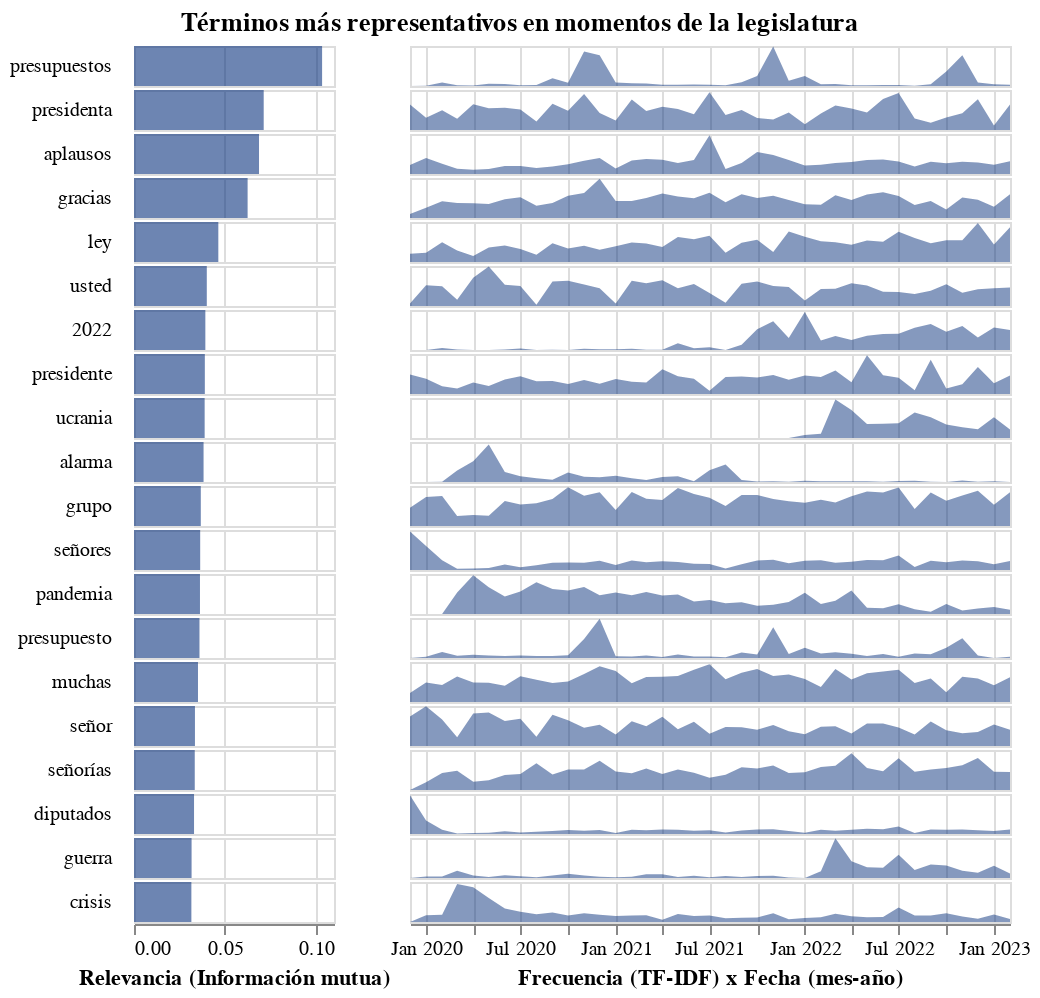

Notebook code cell kept with this figure:
### Code cell
chart_tfidf_fecha = base_fecha.transform_aggregate(
    mean_tf='mean(tfidf)',
    groupby=["term", "_fecha"]

).encode(
    row=alt.Row(
        "term:N",
        sort=alt.EncodingSortField(field="mi_fecha", op="mean", order="descending"),
        title="",
        spacing=0,
        header=None
    ),
    y=alt.Y('mean_tf:Q', axis=None),
    x=alt.X('yearmonth(_fecha):T', title="Frecuencia (TF-IDF) x Fecha (mes-año)")
).mark_area(
    color="#0d347f",
    opacity=0.5,
    height=20
).properties(height=20, width=300).resolve_scale(y="independent")

chart_fecha = alt.hconcat(
    chart_mi_fecha, chart_tfidf_fecha,
    spacing=0,
    title=alt.TitleParams(
        ["Términos más representativos en momentos de la legislatura"],
        align="center",
        anchor="middle"
    )
).resolve_scale(color="independent")

chart_fecha

### Figure 1 — Vega-Lite specification as saved in the notebook (floating-point values rounded to 4 significant figures; data arrays with more than 128 entries replaced by an {"elided": "..."} marker saying what was removed)
{"config": {"view": {"continuousWidth": 300, "continuousHeight": 300}}, "hconcat": [{"mark": {"type": "bar", "color": "#0d347f", "height": 20, "opacity": 0.6}, "encoding": {"row": {"field": "term", "header": {"labelAlign": "left", "labelAngle": 0, "labelOrient": "left"}, "sort": {"field": "mi_fecha", "op": "mean", "order": "descending"}, "spacing": 0, "title": "", "type": "nominal"}, "x": {"aggregate": "mean", "field": "mi_fecha", "title": "Relevancia (Información mutua)", "type": "quantitative"}}, "height": 20, "width": 100}, {"mark": {"type": "area", "color": "#0d347f", "height": 20, "opacity": 0.5}, "encoding": {"row": {"field": "term", "header": null, "sort": {"field": "mi_fecha", "op": "mean", "order": "descending"}, "spacing": 0, "title": "", "type": "nominal"}, "x": {"field": "_fecha", "timeUnit": "yearmonth", "title": "Frecuencia (TF-IDF) x Fecha (mes-año)", "type": "temporal"}, "y": {"axis": null, "field": "mean_tf", "type": "quantitative"}}, "height": 20, "resolve": {"scale": {"y": "independent"}}, "transform": [{"aggregate": [{"op": "mean", "field": "tfidf", "as": "mean_tf"}], "groupby": ["term", "_fecha"]}], "width": 300}], "data": {"name": "data-b7eee5a4d63cac2de279873f8a0eb184"}, "resolve": {"scale": {"color": "independent"}}, "spacing": 0, "title": {"text": ["Términos más representativos en momentos de la legislatura"], "align": "center", "anchor": "middle"}, "$schema": "https://vega.github.io/schema/vega-lite/v5.6.1.json", "datasets": {"data-b7eee5a4d63cac2de279873f8a0eb184": {"elided": "780 records"}}}
